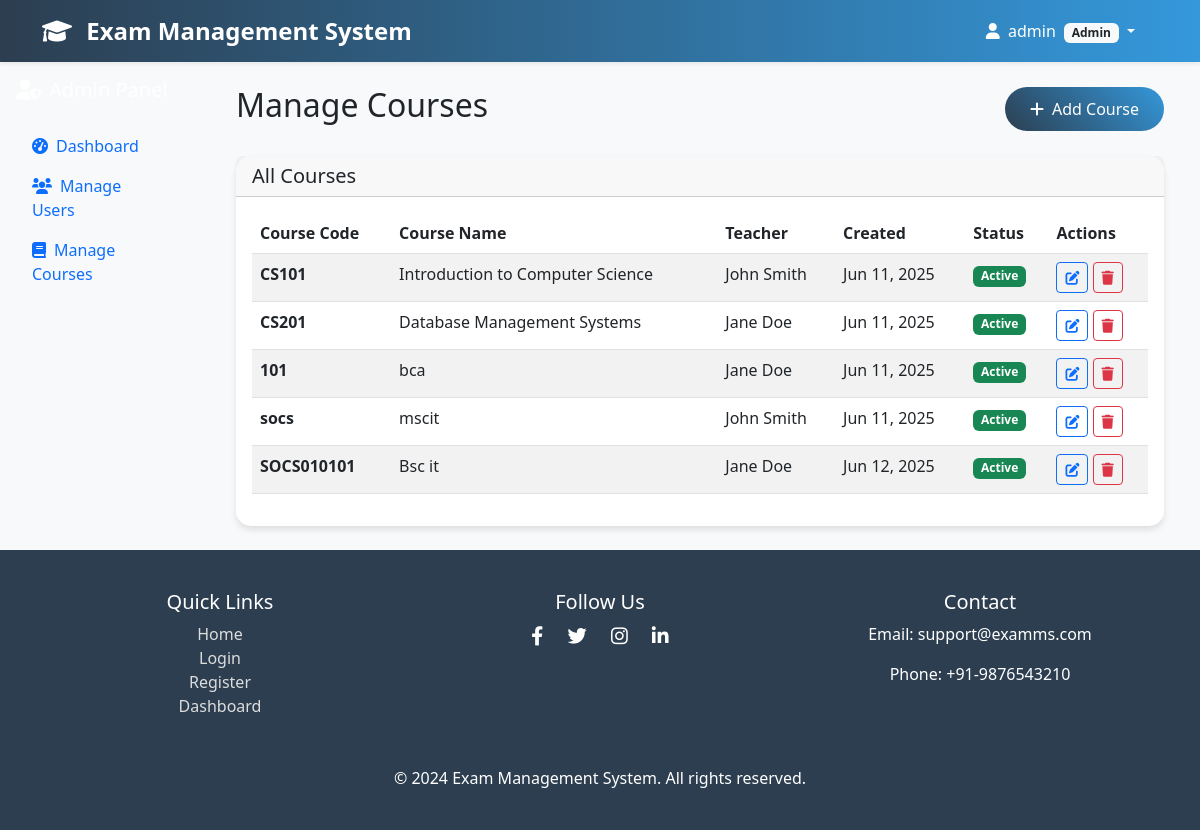
The app's page /manage-courses/ (signed in) with its own data.
### exam_app/models.py (models this page shows, shortened)
class UserProfile(models.Model):
    ROLE_CHOICES = [
        ('admin', 'Admin'),
        ('teacher', 'Teacher'),
        ('student', 'Student'),
    ]
    user = models.OneToOneField(User, on_delete=models.CASCADE)
    role = models.CharField(max_length=10, choices=ROLE_CHOICES)
    phone = models.CharField(max_length=15, blank=True)
    created_at = models.DateTimeField(auto_now_add=True)

class Course(models.Model):
    name = models.CharField(max_length=200)
    code = models.CharField(max_length=20, unique=True)
    description = models.TextField(blank=True)
    teacher = models.ForeignKey(User, on_delete=models.CASCADE, limit_choices_to={'userprofile__role': 'teacher'})
    created_at = models.DateTimeField(auto_now_add=True)
    is_active = models.BooleanField(default=True)

### exam_app/views.py (the view)
# urls.py: path('manage-courses/', views.manage_courses, name='manage_courses'),
@login_required
def manage_courses(request):
    if request.user.userprofile.role != 'admin':
        messages.error(request, 'Access denied.')
        return redirect('dashboard')
    courses = Course.objects.select_related('teacher').all()
    return render(request, 'admin/manage_courses.html', {'courses': courses})

### templates/admin/manage_courses.html (shortened to what this page needs)
{% extends 'base.html' %}
{% block content %}
<div class="container-fluid">
    <div class="row">
        <div class="col-md-3 col-lg-2 sidebar p-0">
            <div class="p-3">
                <h5 class="text-white mb-4">
                    <i class="fas fa-user-shield me-2"></i>Admin Panel
                </h5>
                <nav class="nav flex-column">
                    <a class="nav-link" href="{% url 'admin_panel' %}">
                        <i class="fas fa-tachometer-alt me-2"></i>Dashboard
                    </a>
                    <a class="nav-link" href="{% url 'manage_users' %}">
                        <i class="fas fa-users me-2"></i>Manage Users
                    </a>
                    <a class="nav-link active" href="{% url 'manage_courses' %}">
                        <i class="fas fa-book me-2"></i>Manage Courses
                    </a>
                </nav>
            </div>
        </div>
        <div class="col-md-9 col-lg-10">
            <div class="p-4">
                <div class="d-flex justify-content-between align-items-center mb-4">
                    <h2>Manage Courses</h2>
                    <a href="{% url 'add_course' %}" class="btn btn-primary">
                        <i class="fas fa-plus me-2"></i>Add Course
                    </a>
                </div>
                <div class="card">
                    <div class="card-header">
                        <h5 class="mb-0">All Courses</h5>
                    </div>
                    <div class="card-body">
                        <div class="table-responsive">
                            <table class="table table-striped">
                                <thead>
                                    <tr>
                                        <th>Course Code</th>
                                        <th>Course Name</th>
                                        <th>Teacher</th>
                                        <th>Created</th>
                                        <th>Status</th>
                                        <th>Actions</th>
                                    </tr>
                                </thead>
                                <tbody>
                                    {% for course in courses %}
                                    <tr>
                                        <td><strong>{{ course.code }}</strong></td>
                                        <td>{{ course.name }}</td>
                                        <td>{{ course.teacher.first_name }} {{ course.teacher.last_name }}</td>
                                        <td>{{ course.created_at|date:"M d, Y" }}</td>
                                        <td>
                                            {% if course.is_active %}
                                                <span class="badge bg-success">Active</span>
                                            {% else %}
                                                <span class="badge bg-secondary">Inactive</span>
                                            {% endif %}
                                        </td>
                                        <td>
                                            <a href="{% url 'edit_course' course.id %}" class="btn btn-sm btn-outline-primary">
                                                <i class="fas fa-edit"></i>
                                            </a>
                                            <a href="{% url 'delete_course' course.id %}" class="btn btn-sm btn-outline-danger"
                                               onclick="return confirm('Are you sure you want to delete this course?')">
                                                <i class="fas fa-trash"></i>
                                            </a>
                                        </td>
                                    </tr>
                                    {% empty %}
                                    <tr>
                                        <td colspan="6" class="text-center">No courses found</td>
                                    </tr>
                                    {% endfor %}
                                </tbody>
                            </table>
                        </div>
                    </div>
                </div>
            </div>
        </div>
    </div>
</div>
{% endblock %}

### templates/base.html (shortened to what this page needs)
<!DOCTYPE html>
<html lang="en">
<head>
    <link href="https://cdn.jsdelivr.net/npm/bootstrap@5.3.0/dist/css/bootstrap.min.css" rel="stylesheet">
    <link href="https://cdnjs.cloudflare.com/ajax/libs/font-awesome/6.0.0/css/all.min.css" rel="stylesheet">
</head>
<body>
<nav class="navbar navbar-expand-lg navbar-dark shadow-sm">
    <div class="container">
        <a class="navbar-brand" href="{% url 'home' %}">
            <i class="fas fa-graduation-cap me-2"></i>
            Exam Management System
        </a>
        <div class="collapse navbar-collapse" id="navbarNav">
            <ul class="navbar-nav ms-auto">
                {% if user.is_authenticated %}
                    <li class="nav-item dropdown">
                        <a class="nav-link dropdown-toggle" href="#" id="navbarDropdown" data-bs-toggle="dropdown">
                            <i class="fas fa-user me-1"></i>
                            {{ user.first_name|default:user.username }}
                            <span class="badge bg-light text-dark ms-1">{{ user.userprofile.role|title }}</span>
                        </a>
                    </li>
                {% endif %}
            </ul>
        </div>
    </div>
</nav>
<main>
    {% block content %}{% endblock %}
</main>
<footer class="footer mt-auto">
    <div class="container text-center">
        <div class="row">
            <div class="col-md-4 mb-3">
                <h5>Quick Links</h5>
                <ul class="list-unstyled">
                    <li><a href="{% url 'home' %}">Home</a></li>
                    <li><a href="{% url 'login' %}">Login</a></li>
                    <li><a href="{% url 'register' %}">Register</a></li>
                    <li><a href="{% url 'dashboard' %}">Dashboard</a></li>
                </ul>
            </div>
            <div class="col-md-4 mb-3">
                <h5>Follow Us</h5>
                <div class="social-icons">
                    <a href="#"><i class="fab fa-facebook-f"></i></a>
                    <a href="#"><i class="fab fa-twitter"></i></a>
                    <a href="#"><i class="fab fa-instagram"></i></a>
                    <a href="#"><i class="fab fa-linkedin-in"></i></a>
                </div>
            </div>
            <div class="col-md-4 mb-3">
                <h5>Contact</h5>
                <p>Email: support@examms.com</p>
                <p>Phone: +91-9876543210</p>
            </div>
        </div>
        <p class="mt-3 mb-0">&copy; 2024 Exam Management System. All rights reserved.</p>
    </div>
</footer>
</body>
</html>

### templates/base.html (style rules this page uses)
:root { --primary-color: #2c3e50; --secondary-color: #3498db; --success-color: #27ae60; --danger-color: #e74c3c; --warning-color: #f39c12; }
body { background-color: #f8f9fa; font-family: 'Segoe UI', Tahoma, Geneva, Verdana, sans-serif; }
.navbar { background: linear-gradient(90deg, var(--primary-color), var(--secondary-color)); }
.navbar-brand { font-weight: bold; color: white !important; font-size: 1.5rem; transition: color 0.3s; }
.navbar-nav .nav-link { color: white !important; margin-right: 15px; transition: all 0.3s ease; }
.btn-primary { background: linear-gradient(45deg, var(--primary-color), var(--secondary-color)); border: none; border-radius: 25px; padding: 10px 25px; transition: transform 0.3s ease, box-shadow 0.3s ease; }
.footer { background-color: var(--primary-color); color: white; padding: 40px 0; }
.footer a { color: #ddd; text-decoration: none; }
.social-icons a { margin: 0 10px; color: white; font-size: 1.2rem; transition: transform 0.3s; }
.card { border: none; border-radius: 15px; box-shadow: 0 4px 6px rgba(0, 0, 0, 0.1); transition: transform 0.3s ease; }

### records on screen
Course: code "CS101", name "Introduction to Computer Science", teacher.first_name "John", teacher.last_name "Smith", created_at "Jun 11, 2025", is_active "Active"
Course: code "CS201", name "Database Management Systems", teacher.first_name "Jane", teacher.last_name "Doe", created_at "Jun 11, 2025", is_active "Active"
Course: code "101", name "bca", teacher.first_name "Jane", teacher.last_name "Doe", created_at "Jun 11, 2025", is_active "Active"
Course: code "socs", name "mscit", teacher.first_name "John", teacher.last_name "Smith", created_at "Jun 11, 2025", is_active "Active"
Course: code "SOCS010101", name "Bsc it", teacher.first_name "Jane", teacher.last_name "Doe", created_at "Jun 12, 2025", is_active "Active"

### other values on screen
{{ user.first_name|default:user.username }} "admin"
{{ user.userprofile.role|title }} "Admin"
